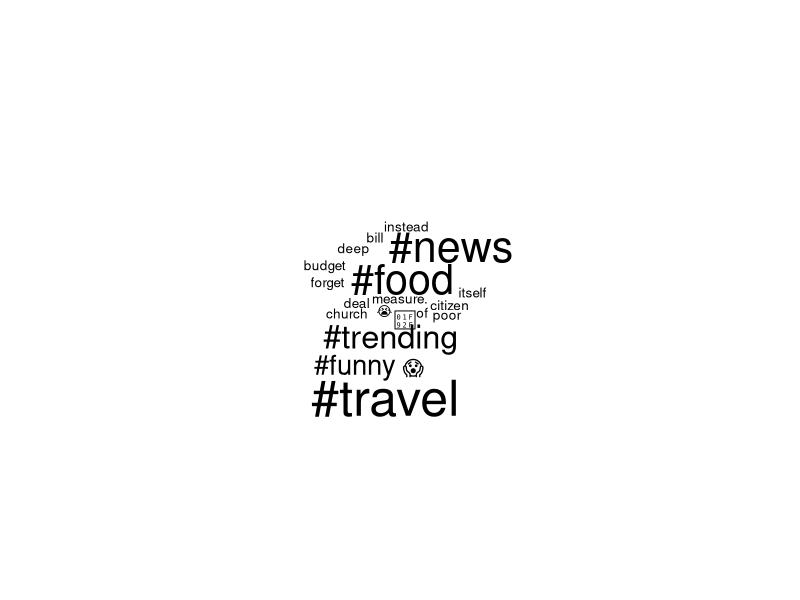

This chart was generated by the following R code: (Note: this script raises an error after producing the figure.)
library(dplyr)
library(stringr)
library(lubridate)
library(wordcloud)
library(ggplot2)
library(readr)

data <- read_csv("fake_tweets.csv") 

corpus <- paste(data$text, collapse = " ")

clean_tokenize <- function(text) {
  tokens <- unlist(strsplit(text, "\\s+"))
  return(tolower(tokens)) #make lowercase
}

words <- clean_tokenize(corpus)
total_words <- length(words)
unique_words <- length(unique(words))
word_freq <- table(words)
word_freq_sorted <- sort(word_freq, decreasing = TRUE)
characters <- unlist(strsplit(tolower(corpus), ""))
characters <- characters[characters != " "]  
char_freq <- table(characters)
char_freq_sorted <- sort(char_freq, decreasing = TRUE)

top_words <- head(word_freq_sorted, 20)
stop_words <- c("a", "about", "above", "after", "again", "against", "all", "am", "an", "and", "any", "are", "aren't", "as", "at", "be", "because", "been", "before", "being", "below", "between", "both", "but", "by", "can't", "cannot", "could", "couldn't", "did", "didn't", "do", "does", "doesn't", "doing", "don't", "down", "during", "each", "few", "for", "from", "further", "had", "hadn't", "has", "hasn't", "have", "haven't", "having", "he", "he'd", "he'll", "he's", "her", "here", "here's", "hers", "herself", "him", "himself", "his", "how", "how's", "i", "i'd", "i'll", "i'm", "i've", "if", "in", "into", "is", "isn't", "it", "it's", "its", "itself", "let's", "me", "more", "most", "mustn't", "my", "myself", "no", "nor", "not", "of", "off", "on", "once", "only", "or", "other", "ought", "our", "ours", "ourselves", "out", "over", "own", "same", "she", "she'd", "she'll", "she's", "should", "shouldn't", "so", "some", "such", "than", "that", "that's", "the", "their", "theirs", "them", "themselves", "then", "there", "there's", "these", "they", "they'd", "they'll", "they're", "they've", "this", "those", "through", "to", "too", "under", "until", "up", "very", "was", "wasn't", "we", "we'd", "we'll", "we're", "we've", "were", "weren't", "what", "what's", "when", "when's", "where", "where's", "which", "while", "who", "who's", "whom", "why", "why's", "with", "won't", "would", "wouldn't", "you", "you'd", "you'll", "you're", "you've", "your", "yours", "yourself", "yourselves")
identified_stop_words <- word_freq[names(word_freq) %in% stop_words]
top_stop <- head(sort(identified_stop_words, decreasing = TRUE), 10)

print(paste("Total Word Count:", total_words))
print(paste("Vocabulary Size:", unique_words))

print("Word Frequency (Sorted):")
  #print(head(word_freq_sorted, 10)) 
print(word_freq_sorted)

print("Character Frequency (Sorted):")
  #print(head(char_freq_sorted, 10)) 
print(char_freq_sorted)

print("Top 20 Most Frequent Words:")
print(top_words)
print("Top 10 Most Frequent Stop Words:")
print(top_stop)

#wordlcoud
png("wordcloud.png", width = 500, height = 500)
wordcloud(names(top_words), freq = as.numeric(top_words), scale = c(3, 0.5), min.freq = 1)
dev.off()
print("Word cloud saved as 'wordcloud.png'")

#bar
png("barchart.png", width = 500, height = 500)
ggplot(monthly_posts, aes(x = month, y = post_count)) +
  geom_bar(stat = "identity", fill = "pink") +
  theme_minimal() +
  labs(title = "Total Number of Posts Per Month", x = "Month", y = "Number of Posts") +
  theme(axis.text.x = element_text(angle = 45, hjust = 1))
dev.off()
print("Bar chart saved as 'barchart.png'")



#symbol freq
symbols <- unlist(str_extract_all(corpus, "[^a-zA-Z0-9\\s]"))
if (length(symbols) > 0) {
  symbol_freq <- table(symbols)
  symbol_data <- data.frame(symbol = names(symbol_freq), freq = as.numeric(symbol_freq))
  
  #pie 
  png("piechart.png", width = 500, height = 500)
  
  print(ggplot(symbol_data, aes(x = "", y = freq, fill = symbol)) +
          geom_bar(stat = "identity", width = 1) +
          coord_polar("y", start = 0) +
          theme_void() +
          labs(title = "Distribution of Symbols in the Corpus"))
  
  dev.off()
  print("Pie chart saved as 'piechart.png'")
} else {
  print("No symbols found.")
}
